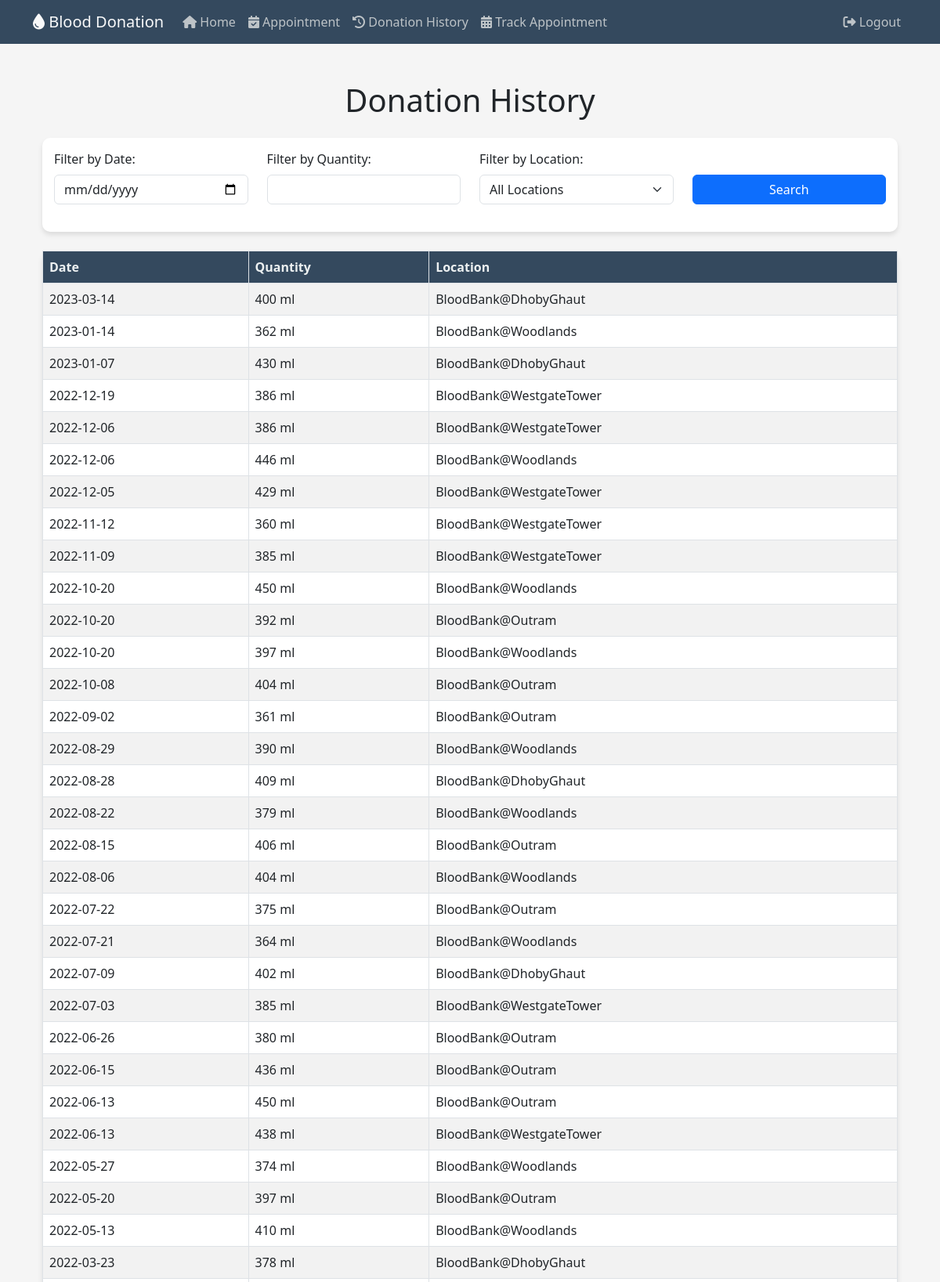
/donationhistory (signed in, upper part), run on the app's committed database.
### website/models.py (models this page shows)
class Donations(db.Model):
    DonationID = db.Column(db.Integer, primary_key=True, autoincrement=True)
    DonorID = db.Column(db.Integer, db.ForeignKey('donors.DonorID'))
    DonationDate = db.Column(db.Date, nullable=False)
    Quantity = db.Column(db.Integer, nullable=False)
    Location = db.Column(db.String(50), nullable=False)

### website/views.py (the view)
@views.route('/donationhistory')
def donationhistory():
    logged_in_user_email = session['email']
    user = Users.get_by_email(logged_in_user_email)
    donor_id = user.donor.DonorID
    stmt = select(Donations.DonationDate, Donations.Quantity, Donations.Location).where(Donations.DonorID == donor_id).order_by(Donations.DonationDate.desc())
    result = db.session.execute(stmt)
    donations = result.fetchall()
    return render_template('donationhistory.html', donations=donations)

### website/models.py (called while the page is built)
    def get_by_email(email):
        return Users.query.filter_by(Email=email).first()

### website/templates/donationhistory.html (shortened to what this page needs)
{% extends "base.html" %}
{% block text %}
<div class="container my-5">
    <h1 class="mb-4">Donation History</h1>
    <div class="form-custom mb-4">
        <div class="row">
            <div class="col-md-3 filter-input">
                <label for="filter-date" class="form-label">Filter by Date:</label>
                <input type="date" class="form-control" id="filter-date">
            </div>
            <div class="col-md-3 filter-input">
                <label for="filter-quantity" class="form-label">Filter by Quantity:</label>
                <input type="number" class="form-control" id="filter-quantity">
            </div>
            <div class="col-md-3 filter-input">
                <label for="filter-location" class="form-label">Filter by Location:</label>
                <select class="form-select" id="filter-location">
                    <option value="">All Locations</option>
                </select>
            </div>
            <div class="col-md-3 filter-input d-flex align-items-end">
                <button class="btn btn-primary" id="search-btn">Search</button>
            </div>
        </div>
    </div>
    <table class="table table-striped table-bordered table-custom">
        <thead>
            <tr>
                <th>Date</th>
                <th>Quantity</th>
                <th>Location</th>
            </tr>
        </thead>
        <tbody>
            {% for donation in donations %}
                <tr>
                    <td>{{ donation[0] }}</td>
                    <td>{{ donation[1] }} ml</td>
                    <td>{{ donation[2] }}</td>
                </tr>
            {% else %}
                <tr>
                    <td colspan="3" class="text-center">No donations available</td>
                </tr>
            {% endfor %}
        </tbody>
    </table>
</div>
{% endblock %}

### website/static/styles.css (style rules this page uses)
body { font-family: 'Poppins', sans-serif; background-color: #f5f5f5 !important; }
h1 { font-size: 36px; margin: 20px 0; text-align: center; color: #4a4a4a; }
.btn-primary { background-color: #007bff; border-color: #007bff; transition: background-color 0.3s, border-color 0.3s; }

### website/templates/donationhistory.html (style rules this page uses)
.table-custom { background-color: #fff; border-radius: 10px; box-shadow: 0 4px 6px rgba(0, 0, 0, 0.1); }
.table-custom thead th { background-color: #34495e; color: #ecf0f1; }
.form-custom { padding: 15px; background-color: #fff; border-radius: 10px; box-shadow: 0 4px 6px rgba(0, 0, 0, 0.1); }
.filter-input { margin-bottom: 20px; }
#search-btn { width: 100%; margin-top: 30px; }

### data on the page
Donations: DonationDate "2023-03-14", Quantity "400", Location "BloodBank@DhobyGhaut"
Donations: DonationDate "2023-01-14", Quantity "362", Location "BloodBank@Woodlands"
Donations: DonationDate "2023-01-07", Quantity "430", Location "BloodBank@DhobyGhaut"
Donations: DonationDate "2022-12-19", Quantity "386", Location "BloodBank@WestgateTower"
Donations: DonationDate "2022-12-06", Quantity "386", Location "BloodBank@WestgateTower"
Donations: DonationDate "2022-12-06", Quantity "446", Location "BloodBank@Woodlands"
Donations: DonationDate "2022-12-05", Quantity "429", Location "BloodBank@WestgateTower"
Donations: DonationDate "2022-11-12", Quantity "360", Location "BloodBank@WestgateTower"
Donations: DonationDate "2022-11-09", Quantity "385", Location "BloodBank@WestgateTower"
Donations: DonationDate "2022-10-20", Quantity "450", Location "BloodBank@Woodlands"
Donations: DonationDate "2022-10-20", Quantity "392", Location "BloodBank@Outram"
Donations: DonationDate "2022-10-20", Quantity "397", Location "BloodBank@Woodlands"
Donations: DonationDate "2022-10-08", Quantity "404", Location "BloodBank@Outram"
Donations: DonationDate "2022-09-02", Quantity "361", Location "BloodBank@Outram"
Donations: DonationDate "2022-08-29", Quantity "390", Location "BloodBank@Woodlands"
Donations: DonationDate "2022-08-28", Quantity "409", Location "BloodBank@DhobyGhaut"
Donations: DonationDate "2022-08-22", Quantity "379", Location "BloodBank@Woodlands"
Donations: DonationDate "2022-08-15", Quantity "406", Location "BloodBank@Outram"
Donations: DonationDate "2022-08-06", Quantity "404", Location "BloodBank@Woodlands"
Donations: DonationDate "2022-07-22", Quantity "375", Location "BloodBank@Outram"
Donations: DonationDate "2022-07-21", Quantity "364", Location "BloodBank@Woodlands"
Donations: DonationDate "2022-07-09", Quantity "402", Location "BloodBank@DhobyGhaut"
Donations: DonationDate "2022-07-03", Quantity "385", Location "BloodBank@WestgateTower"
Donations: DonationDate "2022-06-26", Quantity "380", Location "BloodBank@Outram"
Donations: DonationDate "2022-06-15", Quantity "436", Location "BloodBank@Outram"
Donations: DonationDate "2022-06-13", Quantity "450", Location "BloodBank@Outram"
Donations: DonationDate "2022-06-13", Quantity "438", Location "BloodBank@WestgateTower"
Donations: DonationDate "2022-05-27", Quantity "374", Location "BloodBank@Woodlands"
Donations: DonationDate "2022-05-20", Quantity "397", Location "BloodBank@Outram"
Donations: DonationDate "2022-05-13", Quantity "410", Location "BloodBank@Woodlands"
Donations: DonationDate "2022-03-23", Quantity "378", Location "BloodBank@DhobyGhaut"
